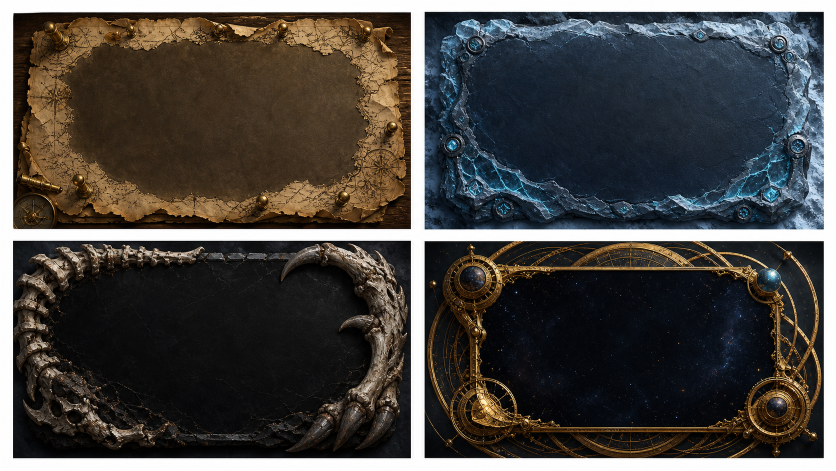
#> input picture assets/showroom-v3/sheets/graph-skins.png, 1672 x 941 px (shown at 1/2 size)
$ python process_showroom_v3_assets.py
#> lines starting #> are read from the running program, lines starting #| are printed output that depends on the picture
from pathlib import Path
from PIL import Image
import subprocess

ROOT = Path(__file__).resolve().parents[1]
SHEETS = ROOT / "assets" / "showroom-v3" / "sheets"
OUT = ROOT / "assets" / "showroom-v3"
PYTHON = Path(r"C:\Users\moonh\.cache\codex-runtimes\codex-primary-runtime\dependencies\python\python.exe")
KEYER = Path(r"C:\Users\moonh\.codex\skills\.system\imagegen\scripts\remove_chroma_key.py")

LANDSCAPE = {
    "graph-skins.png": ("graph_skin", ["gs_explorer_parchment", "gs_frost_runestone", "gs_dragonbone_slab", "gs_cosmic_timekeeper"]),
    "card-themes.png": ("card_theme", ["ct_alpine_dawn", "ct_sunken_temple", "ct_moonlit_grove", "ct_cosmic_observatory"]),
    "ambient-effects.png": ("ambient_effect", ["ae_forest_breath", "ae_deep_caustics", "ae_dimensional_breach", "ae_ancient_dragon"]),
}

TRANSPARENT = {
    "point-markers.png": ("point_marker", ["pm_expedition_compass", "pm_moon_crystal", "pm_watcher_eye", "pm_phoenix_seal"], 256),
    "companions.png": ("companion", ["cp_sleepy_golem", "cp_candle_wisp", "cp_satchel_mimic", "cp_lantern_moth"], 512),
    "trophies.png": ("trophy", ["tr_summit_compass", "tr_sea_chalice", "tr_giant_horn", "tr_cosmic_goblet"], 512),
    "profile-emojis.png": ("profile_emoji", ["pe_archive_spirit", "pe_forest_goblin", "pe_dragonblood", "pe_celestial_oracle"], 512),
    "emoji-borders.png": ("emoji_border", ["eb_forged_iron", "eb_worldroot", "eb_giant_hunter", "eb_twin_dragon"], 768),
}


def quadrants(image):
    w, h = image.size
    gap_x = max(2, round(w * 0.012)) if w != h else 0
    gap_y = max(2, round(h * 0.014)) if w != h else 0
    x_mid, y_mid = w // 2, h // 2
    if w == h:
        return [(0, 0, x_mid, y_mid), (x_mid, 0, w, y_mid), (0, y_mid, x_mid, h), (x_mid, y_mid, w, h)]
    return [
        (gap_x, gap_y, x_mid - gap_x // 2, y_mid - gap_y // 2),
        (x_mid + gap_x // 2, gap_y, w - gap_x, y_mid - gap_y // 2),
        (gap_x, y_mid + gap_y // 2, x_mid - gap_x // 2, h - gap_y),
        (x_mid + gap_x // 2, y_mid + gap_y // 2, w - gap_x, h - gap_y),
    ]


for sheet_name, (category, names) in LANDSCAPE.items():
    image = Image.open(SHEETS / sheet_name).convert("RGB")
#> image is the input picture: PIL image 1672x941 RGB; mean R, G, B 71.4, 68.4, 65
    target_dir = OUT / category
    target_dir.mkdir(parents=True, exist_ok=True)
    for box, name in zip(quadrants(image), names):
#> in quadrants, `w, h = image.size`: w = 1672; h = 941
#> in quadrants, `gap_x = max(2, round(w * 0.012)) if w != h else 0`: gap_x = 20
#> in quadrants, `gap_y = max(2, round(h * 0.014)) if w != h else 0`: gap_y = 13
#> in quadrants, `x_mid, y_mid = w // 2, h // 2`: x_mid = 836; y_mid = 470
        crop = image.crop(box).resize((1600, 900), Image.Resampling.LANCZOS)
        crop.save(target_dir / f"{name}.webp", "WEBP", quality=92, method=6)
#> this loop made 4 passes
#> pass 1, `crop = image.crop(box).resize((1600, 900), Image.Resampling.LANCZOS)`:
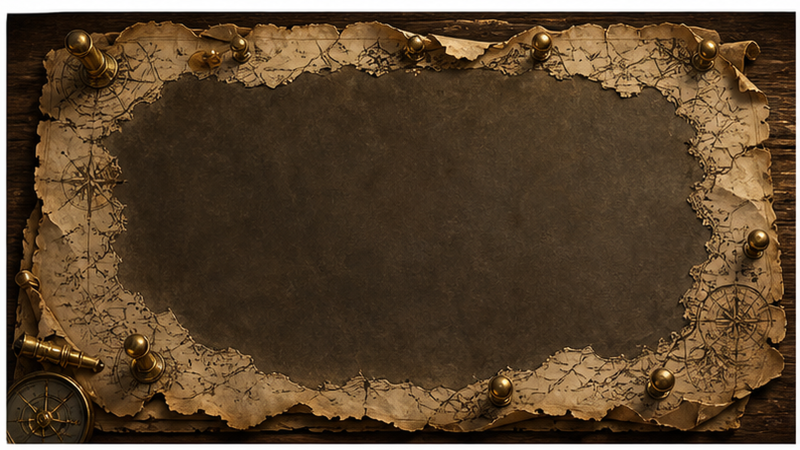
#> crop: PIL image 1600x900 RGB (shown at 1/2 size); mean R, G, B 89.2, 68.7, 46.3
#> pass 2, `crop = image.crop(box).resize((1600, 900), Image.Resampling.LANCZOS)`:
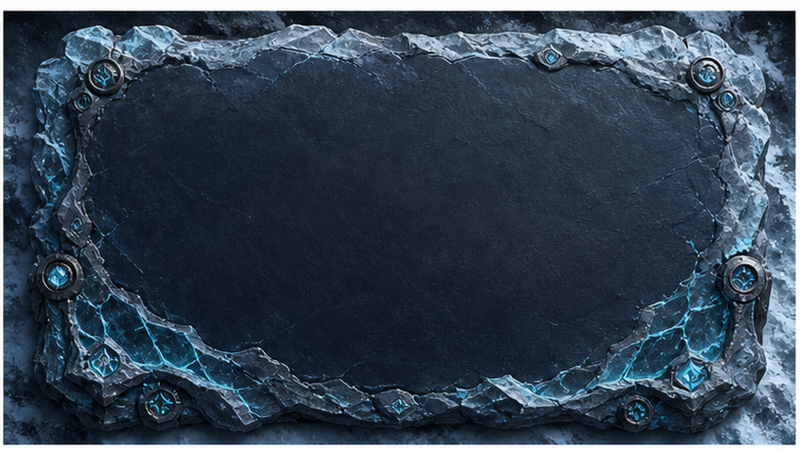
#> crop: PIL image 1600x900 RGB (shown at 1/2 size); mean R, G, B 51.9, 67.1, 81.7
#> pass 3, `crop = image.crop(box).resize((1600, 900), Image.Resampling.LANCZOS)`:
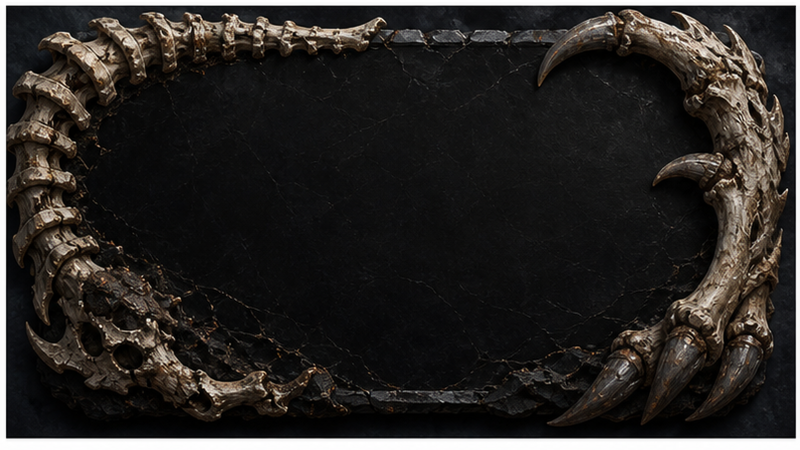
#> crop: PIL image 1600x900 RGB (shown at 1/2 size); mean R, G, B 42.2, 39.3, 36.9
#> after the loop:
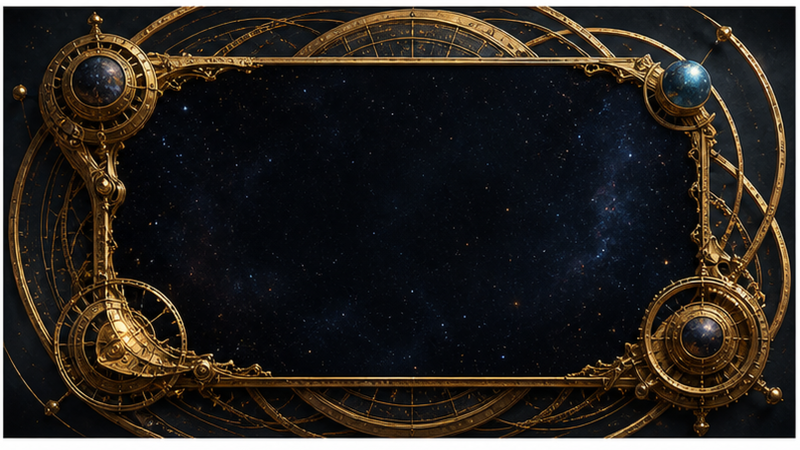
#> crop: PIL image 1600x900 RGB (shown at 1/2 size); mean R, G, B 43.2, 38.6, 34.1
#> pass 2 of the loop `for sheet_name, (category, names) in LANDSCAPE.items():`:
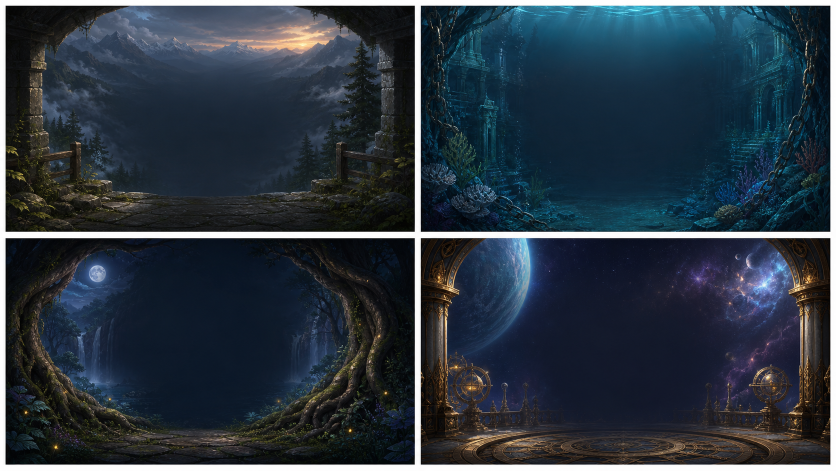
#> input picture assets/showroom-v3/sheets/card-themes.png, 1672 x 941 px (shown at 1/2 size)
#> image is the input picture: PIL image 1672x941 RGB; mean R, G, B 43.6, 54.7, 65.3
#> the loop `for box, name in zip(quadrants(image), names):` made 4 passes
#> pass 1, `crop = image.crop(box).resize((1600, 900), Image.Resampling.LANCZOS)`:
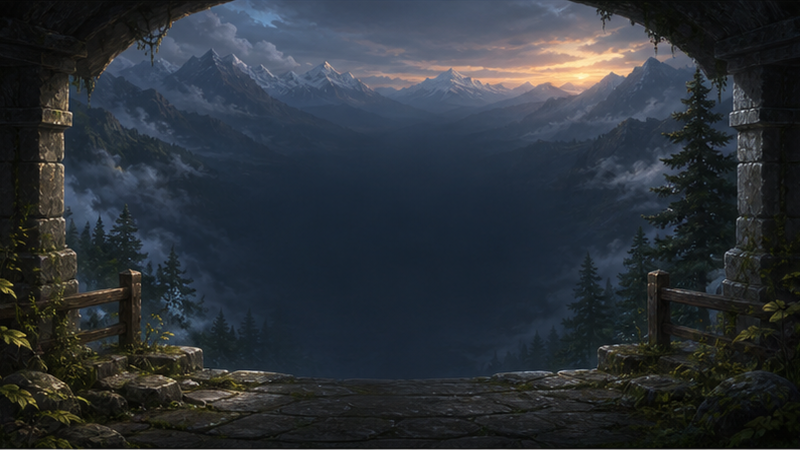
#> crop: PIL image 1600x900 RGB (shown at 1/2 size); mean R, G, B 43.9, 49.8, 56.1
#> after the loop `for box, name in zip(quadrants(image), names):`:
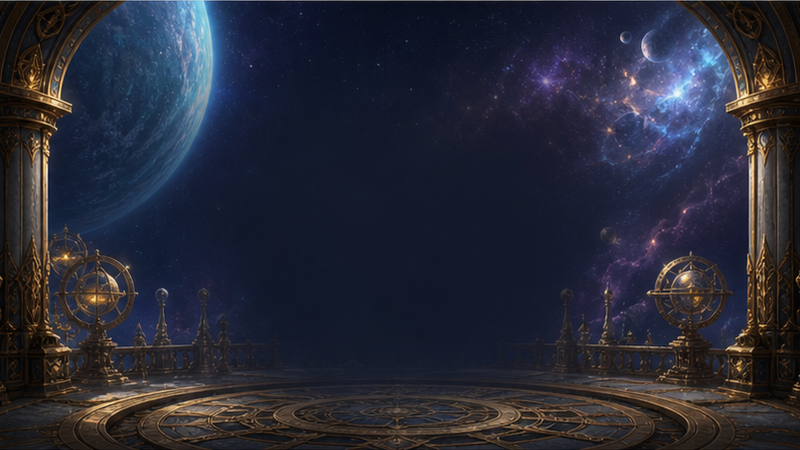
#> crop: PIL image 1600x900 RGB (shown at 1/2 size); mean R, G, B 39.4, 40.9, 53.9
#> pass 3 of the loop `for sheet_name, (category, names) in LANDSCAPE.items():`:
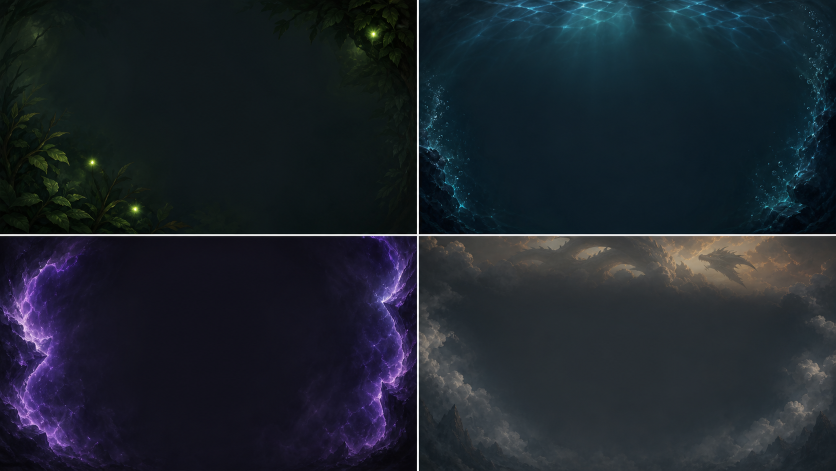
#> input picture assets/showroom-v3/sheets/ambient-effects.png, 1672 x 941 px (shown at 1/2 size)
#> image is the input picture: PIL image 1672x941 RGB; mean R, G, B 29.8, 36.8, 45.2
#> the loop `for box, name in zip(quadrants(image), names):` made 4 passes
#> pass 1, `crop = image.crop(box).resize((1600, 900), Image.Resampling.LANCZOS)`:
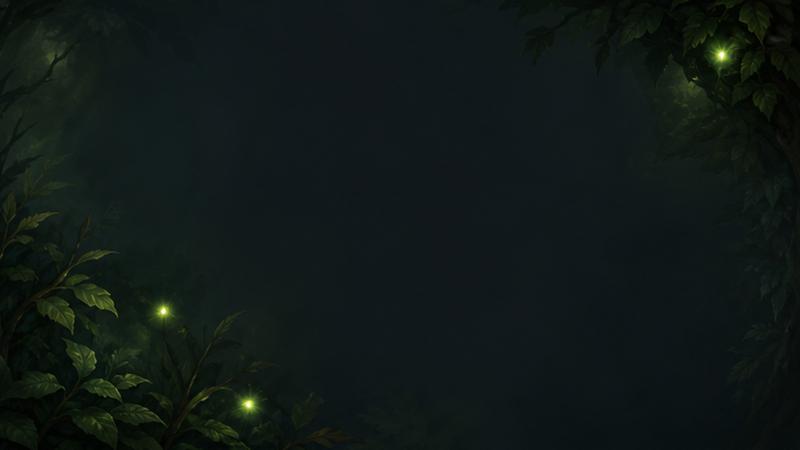
#> crop: PIL image 1600x900 RGB (shown at 1/2 size); mean R, G, B 16.2, 24.8, 22.7
#> after the loop `for box, name in zip(quadrants(image), names):`:
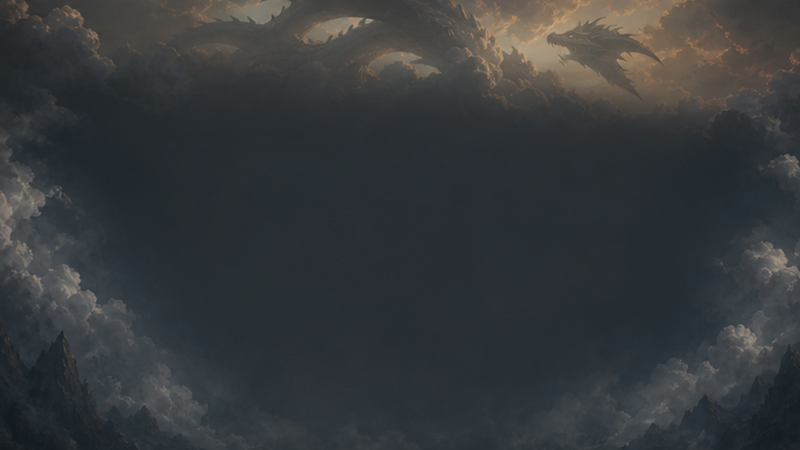
#> crop: PIL image 1600x900 RGB (shown at 1/2 size); mean R, G, B 54.1, 57.5, 59.6

for sheet_name, (category, names, size) in TRANSPARENT.items():
    image = Image.open(SHEETS / sheet_name).convert("RGB")
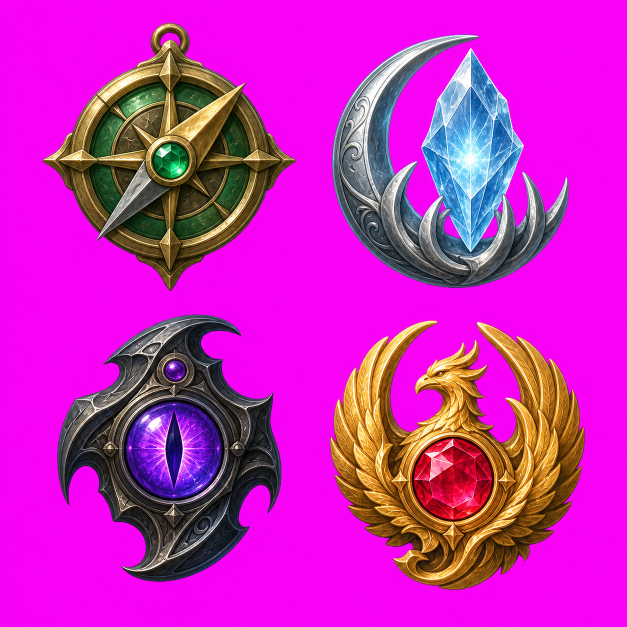
#> input picture assets/showroom-v3/sheets/point-markers.png, 1254 x 1254 px (shown at 1/2 size)
#> image is the input picture: PIL image 1254x1254 RGB; mean R, G, B 197.6, 38.1, 183.8
    target_dir = OUT / category
    target_dir.mkdir(parents=True, exist_ok=True)
    for box, name in zip(quadrants(image), names):
        source = target_dir / f"{name}-key.png"
        final = target_dir / f"{name}.png"
        image.crop(box).resize((size, size), Image.Resampling.LANCZOS).save(source)
#> (the run stopped early here; a loop or call above may not have finished)
